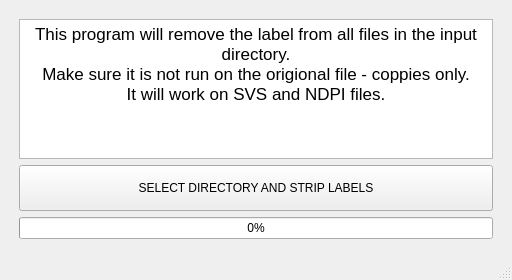
<?xml version="1.0" encoding="UTF-8"?>
<ui version="4.0">
 <class>MainWindow</class>
 <widget class="QMainWindow" name="MainWindow">
  <property name="geometry">
   <rect>
    <x>0</x>
    <y>0</y>
    <width>512</width>
    <height>280</height>
   </rect>
  </property>
  <property name="windowTitle">
   <string>MainWindow</string>
  </property>
  <widget class="QWidget" name="centralwidget">
   <layout class="QGridLayout" name="gridLayout">
    <item row="0" column="1">
     <spacer name="verticalSpacer">
      <property name="orientation">
       <enum>Qt::Vertical</enum>
      </property>
      <property name="sizeType">
       <enum>QSizePolicy::Fixed</enum>
      </property>
      <property name="sizeHint" stdset="0">
       <size>
        <width>10</width>
        <height>10</height>
       </size>
      </property>
     </spacer>
    </item>
    <item row="4" column="1">
     <spacer name="verticalSpacer_2">
      <property name="orientation">
       <enum>Qt::Vertical</enum>
      </property>
      <property name="sizeType">
       <enum>QSizePolicy::Fixed</enum>
      </property>
      <property name="sizeHint" stdset="0">
       <size>
        <width>10</width>
        <height>10</height>
       </size>
      </property>
     </spacer>
    </item>
    <item row="2" column="0">
     <spacer name="horizontalSpacer_2">
      <property name="orientation">
       <enum>Qt::Horizontal</enum>
      </property>
      <property name="sizeType">
       <enum>QSizePolicy::Fixed</enum>
      </property>
      <property name="sizeHint" stdset="0">
       <size>
        <width>10</width>
        <height>10</height>
       </size>
      </property>
     </spacer>
    </item>
    <item row="2" column="2">
     <spacer name="horizontalSpacer">
      <property name="orientation">
       <enum>Qt::Horizontal</enum>
      </property>
      <property name="sizeType">
       <enum>QSizePolicy::Fixed</enum>
      </property>
      <property name="sizeHint" stdset="0">
       <size>
        <width>10</width>
        <height>10</height>
       </size>
      </property>
     </spacer>
    </item>
    <item row="2" column="1">
     <widget class="QPushButton" name="runbutton">
      <property name="minimumSize">
       <size>
        <width>293</width>
        <height>46</height>
       </size>
      </property>
      <property name="text">
       <string>SELECT DIRECTORY AND STRIP LABELS</string>
      </property>
     </widget>
    </item>
    <item row="3" column="1">
     <widget class="QProgressBar" name="progressBar">
      <property name="value">
       <number>0</number>
      </property>
     </widget>
    </item>
    <item row="1" column="1">
     <widget class="QTextEdit" name="textEdit">
      <property name="minimumSize">
       <size>
        <width>0</width>
        <height>95</height>
       </size>
      </property>
      <property name="html">
       <string>&lt;!DOCTYPE HTML PUBLIC &quot;-//W3C//DTD HTML 4.0//EN&quot; &quot;http://www.w3.org/TR/REC-html40/strict.dtd&quot;&gt;
&lt;html&gt;&lt;head&gt;&lt;meta name=&quot;qrichtext&quot; content=&quot;1&quot; /&gt;&lt;style type=&quot;text/css&quot;&gt;
p, li { white-space: pre-wrap; }
&lt;/style&gt;&lt;/head&gt;&lt;body style=&quot; font-family:'.AppleSystemUIFont'; font-size:13pt; font-weight:400; font-style:normal;&quot;&gt;
&lt;p align=&quot;center&quot; style=&quot; margin-top:0px; margin-bottom:0px; margin-left:0px; margin-right:0px; -qt-block-indent:0; text-indent:0px;&quot;&gt;This program will remove the label from all files in the input directory.&lt;/p&gt;
&lt;p align=&quot;center&quot; style=&quot; margin-top:0px; margin-bottom:0px; margin-left:0px; margin-right:0px; -qt-block-indent:0; text-indent:0px;&quot;&gt;Make sure it is not run on the origional file - coppies only.&lt;/p&gt;
&lt;p align=&quot;center&quot; style=&quot; margin-top:0px; margin-bottom:0px; margin-left:0px; margin-right:0px; -qt-block-indent:0; text-indent:0px;&quot;&gt;It will work on SVS and NDPI files.&lt;/p&gt;&lt;/body&gt;&lt;/html&gt;</string>
      </property>
      <property name="acceptRichText">
       <bool>true</bool>
      </property>
      <property name="textInteractionFlags">
       <set>Qt::NoTextInteraction</set>
      </property>
     </widget>
    </item>
   </layout>
  </widget>
  <widget class="QMenuBar" name="menubar">
   <property name="geometry">
    <rect>
     <x>0</x>
     <y>0</y>
     <width>512</width>
     <height>22</height>
    </rect>
   </property>
  </widget>
  <widget class="QStatusBar" name="statusbar"/>
 </widget>
 <resources/>
 <connections/>
</ui>
